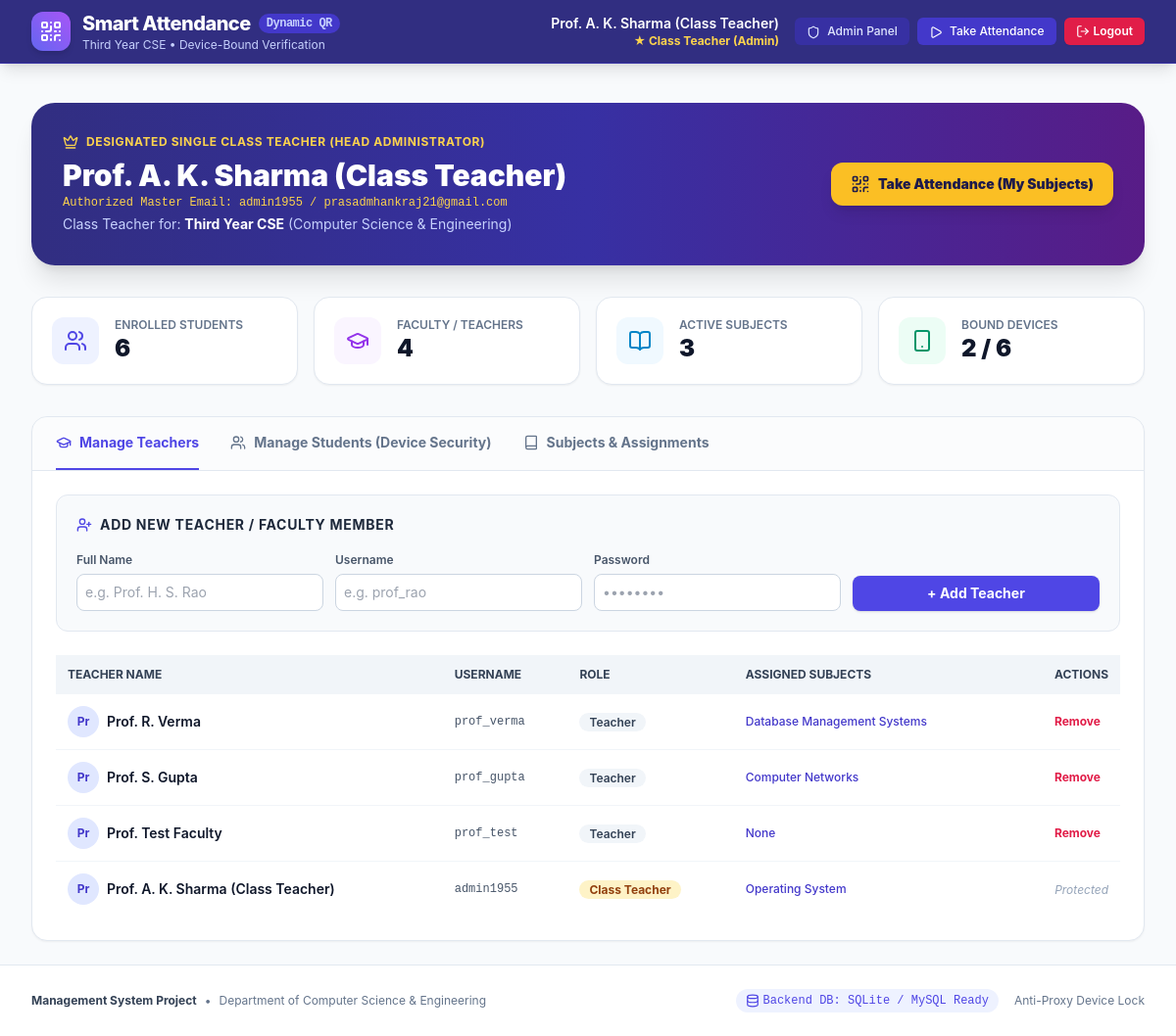
Screenshot of /class-teacher (signed in) with the database file from the repository.
### tables this page shows
CREATE TABLE users (
                id INTEGER PRIMARY KEY AUTOINCREMENT,
                username TEXT NOT NULL UNIQUE,
                password_hash TEXT NOT NULL,
                full_name TEXT NOT NULL,
                email TEXT,
                role TEXT NOT NULL CHECK (role IN ('class_teacher', 'teacher', 'student')),
                class_id INTEGER NULL REFERENCES classes(id) ON DELETE SET NULL,
                roll_no TEXT NULL,
                bound_device_id TEXT NULL,
                bound_at TIMESTAMP NULL,
                created_at TIMESTAMP DEFAULT CURRENT_TIMESTAMP
            );

### app.py (the view)
@app.route('/class-teacher')
def class_teacher_dashboard():
    if session.get('role') != 'class_teacher':
        flash("Unauthorized. Only the designated Class Teacher has administrative access.", "danger")
        return redirect(url_for('index'))
    teachers = db.get_teachers()
    students = db.get_students()
    subjects = db.get_all_subjects()
    classes = db.get_classes()
    return render_template('class_teacher.html',
                           teachers=teachers,
                           students=students,
                           subjects=subjects,
                           classes=classes)

### templates/class_teacher.html (shortened to what this page needs)
{% extends "base.html" %}
{% block content %}
<div class="space-y-8">
  <div class="bg-gradient-to-r from-indigo-900 via-indigo-800 to-purple-900 text-white p-6 sm:p-8 rounded-3xl shadow-xl flex flex-col md:flex-row md:items-center justify-between gap-6">
    <div>
      <div class="flex items-center space-x-2 text-amber-300 text-xs font-bold uppercase tracking-wider mb-2">
        <i data-lucide="crown" class="w-4 h-4"></i>
        <span>Designated Single Class Teacher (Head Administrator)</span>
      </div>
      <h1 class="text-2xl sm:text-3xl font-black">{{ session.get('full_name') }}</h1>
      <p class="text-amber-300 font-mono text-xs mt-0.5">Authorized Master Email: {{ session.get('username') }} / prasadmhankraj21@gmail.com</p>
      <p class="text-indigo-200 text-sm mt-1">Class Teacher for: <strong class="text-white">Third Year CSE</strong> (Computer Science & Engineering)</p>
    </div>
    <div class="flex flex-wrap items-center gap-3">
      <a href="/teacher" class="bg-amber-400 hover:bg-amber-300 text-indigo-950 font-black px-5 py-3 rounded-xl shadow-lg transition flex items-center space-x-2 text-sm">
        <i data-lucide="qr-code" class="w-5 h-5"></i>
        <span>Take Attendance (My Subjects)</span>
      </a>
    </div>
  </div>
  <div class="grid grid-cols-1 sm:grid-cols-2 lg:grid-cols-4 gap-4">
    <div class="bg-white p-5 rounded-2xl border border-slate-200 shadow-sm flex items-center space-x-4">
      <div class="w-12 h-12 bg-indigo-50 text-indigo-600 rounded-xl flex items-center justify-center">
        <i data-lucide="users" class="w-6 h-6"></i>
      </div>
      <div>
        <p class="text-xs font-semibold text-slate-500 uppercase">Enrolled Students</p>
        <p class="text-2xl font-black text-slate-900">{{ students|length }}</p>
      </div>
    </div>
    <div class="bg-white p-5 rounded-2xl border border-slate-200 shadow-sm flex items-center space-x-4">
      <div class="w-12 h-12 bg-purple-50 text-purple-600 rounded-xl flex items-center justify-center">
        <i data-lucide="graduation-cap" class="w-6 h-6"></i>
      </div>
      <div>
        <p class="text-xs font-semibold text-slate-500 uppercase">Faculty / Teachers</p>
        <p class="text-2xl font-black text-slate-900">{{ teachers|length }}</p>
      </div>
    </div>
    <div class="bg-white p-5 rounded-2xl border border-slate-200 shadow-sm flex items-center space-x-4">
      <div class="w-12 h-12 bg-sky-50 text-sky-600 rounded-xl flex items-center justify-center">
        <i data-lucide="book-open" class="w-6 h-6"></i>
      </div>
      <div>
        <p class="text-xs font-semibold text-slate-500 uppercase">Active Subjects</p>
        <p class="text-2xl font-black text-slate-900">{{ subjects|length }}</p>
      </div>
    </div>
    <div class="bg-white p-5 rounded-2xl border border-slate-200 shadow-sm flex items-center space-x-4">
      <div class="w-12 h-12 bg-emerald-50 text-emerald-600 rounded-xl flex items-center justify-center">
        <i data-lucide="smartphone" class="w-6 h-6"></i>
      </div>
      <div>
        <p class="text-xs font-semibold text-slate-500 uppercase">Bound Devices</p>
        <p class="text-2xl font-black text-slate-900">
          {{ students|selectattr('bound_device_id')|list|length }} / {{ students|length }}
        </p>
      </div>
    </div>
  </div>
  <div class="bg-white border border-slate-200 rounded-2xl shadow-sm overflow-hidden">
    <div class="flex border-b border-slate-200 px-6 pt-4 bg-slate-50/50 space-x-8">
      <button onclick="switchTab('tab-teachers')" id="btn-tab-teachers" class="tab-btn pb-4 font-bold text-sm border-b-2 border-indigo-600 text-indigo-600 flex items-center space-x-2">
        <i data-lucide="graduation-cap" class="w-4 h-4"></i>
        <span>Manage Teachers</span>
      </button>
      <button onclick="switchTab('tab-students')" id="btn-tab-students" class="tab-btn pb-4 font-bold text-sm border-b-2 border-transparent text-slate-500 hover:text-slate-800 flex items-center space-x-2">
        <i data-lucide="users" class="w-4 h-4"></i>
        <span>Manage Students (Device Security)</span>
      </button>
      <button onclick="switchTab('tab-subjects')" id="btn-tab-subjects" class="tab-btn pb-4 font-bold text-sm border-b-2 border-transparent text-slate-500 hover:text-slate-800 flex items-center space-x-2">
        <i data-lucide="book" class="w-4 h-4"></i>
        <span>Subjects & Assignments</span>
      </button>
    </div>
    <div id="tab-teachers" class="tab-pane p-6 space-y-6">
      <div class="bg-slate-50 p-5 rounded-xl border border-slate-200">
        <h3 class="text-sm font-bold text-slate-800 uppercase tracking-wider mb-3 flex items-center space-x-2">
          <i data-lucide="user-plus" class="w-4 h-4 text-indigo-600"></i>
          <span>Add New Teacher / Faculty Member</span>
        </h3>
        <form action="/api/class-teacher/add-teacher" method="POST" class="grid grid-cols-1 sm:grid-cols-2 md:grid-cols-4 gap-3">
          <div>
            <label class="text-xs font-semibold text-slate-600">Full Name</label>
            <input type="text" name="full_name" required placeholder="e.g. Prof. H. S. Rao"
                   class="w-full mt-1 p-2 text-sm border border-slate-300 rounded-lg outline-none focus:ring-2 focus:ring-indigo-500">
          </div>
          <div>
            <label class="text-xs font-semibold text-slate-600">Username</label>
            <input type="text" name="username" required placeholder="e.g. prof_rao"
                   class="w-full mt-1 p-2 text-sm border border-slate-300 rounded-lg outline-none focus:ring-2 focus:ring-indigo-500">
          </div>
          <div>
            <label class="text-xs font-semibold text-slate-600">Password</label>
            <input type="password" name="password" required placeholder="••••••••"
                   class="w-full mt-1 p-2 text-sm border border-slate-300 rounded-lg outline-none focus:ring-2 focus:ring-indigo-500">
          </div>
          <div class="flex items-end">
            <button type="submit" class="w-full bg-indigo-600 hover:bg-indigo-700 text-white font-bold py-2 px-4 rounded-lg text-sm shadow transition">
              + Add Teacher
            </button>
          </div>
        </form>
      </div>
      <div class="overflow-x-auto">
        <table class="w-full text-left text-sm text-slate-600">
          <thead class="bg-slate-100 text-xs uppercase font-bold text-slate-700">
            <tr>
              <th class="p-3">Teacher Name</th>
              <th class="p-3">Username</th>
              <th class="p-3">Role</th>
              <th class="p-3">Assigned Subjects</th>
              <th class="p-3 text-right">Actions</th>
            </tr>
          </thead>
          <tbody class="divide-y divide-slate-100">
            {% for t in teachers %}
            <tr class="hover:bg-slate-50 transition">
              <td class="p-3 font-semibold text-slate-900 flex items-center space-x-2">
                <div class="w-8 h-8 rounded-full bg-indigo-100 text-indigo-700 font-bold flex items-center justify-center text-xs">
                  {{ t.full_name[:2] }}
                </div>
                <span>{{ t.full_name }}</span>
              </td>
              <td class="p-3 font-mono text-xs">{{ t.username }}</td>
              <td class="p-3">
                {% if t.role == 'class_teacher' %}
                  <span class="bg-amber-100 text-amber-800 text-xs px-2.5 py-0.5 rounded-full font-bold">Class Teacher</span>
                {% else %}
                  <span class="bg-slate-100 text-slate-700 text-xs px-2.5 py-0.5 rounded-full font-semibold">Teacher</span>
                {% endif %}
              </td>
              <td class="p-3 text-xs text-indigo-700 font-medium">
                {{ t.assigned_subjects or 'None' }}
              </td>
              <td class="p-3 text-right">
                {% if t.role != 'class_teacher' %}
                <form action="/api/class-teacher/delete-teacher/{{ t.id }}" method="POST" onsubmit="return confirm('Are you sure you want to remove teacher {{ t.full_name }}?');" class="inline">
                  <button type="submit" class="text-rose-600 hover:text-rose-800 text-xs font-bold px-2 py-1 rounded hover:bg-rose-50 transition">
                    Remove
                  </button>
                </form>
                {% else %}
                <span class="text-xs text-slate-400 italic">Protected</span>
                {% endif %}
              </td>
            </tr>
            {% endfor %}
          </tbody>
        </table>
      </div>
    </div>
  </div>
</div>
{% endblock %}

### templates/base.html (shortened to what this page needs)
<!DOCTYPE html>
<html lang="en">
<head>
  <script src="https://cdn.tailwindcss.com"></script>
  <link rel="stylesheet" href="{{ url_for('static', filename='css/style.css') }}">
</head>
<body class="bg-slate-50 text-slate-800 flex flex-col min-h-screen">
  <header class="bg-indigo-900 text-white shadow-lg sticky top-0 z-40 border-b border-indigo-800">
    <div class="max-w-7xl mx-auto px-4 sm:px-6 lg:px-8">
      <div class="flex justify-between items-center h-16">
        <div class="flex items-center space-x-3">
          <div class="w-10 h-10 rounded-xl bg-gradient-to-tr from-indigo-500 to-purple-500 flex items-center justify-center shadow-md">
            <i data-lucide="qr-code" class="w-6 h-6 text-white"></i>
          </div>
          <div>
            <a href="/" class="font-extrabold text-lg sm:text-xl tracking-tight text-white flex items-center space-x-2">
              <span>Smart Attendance</span>
              <span class="text-xs bg-indigo-700 text-indigo-200 px-2 py-0.5 rounded-full font-mono">Dynamic QR</span>
            </a>
            <p class="text-xs text-indigo-200 hidden sm:block">Third Year CSE • Device-Bound Verification</p>
          </div>
        </div>
        {% if session.get('user_id') %}
        <div class="flex items-center space-x-4">
          <div class="hidden md:flex flex-col text-right">
            <span class="text-sm font-semibold text-white">{{ session.get('full_name') }}</span>
            <span class="text-xs text-indigo-300 capitalize">
              {% if session.get('role') == 'class_teacher' %}
                <span class="text-amber-300 font-bold">★ Class Teacher (Admin)</span>
              {% elif session.get('role') == 'teacher' %}
                <span>Faculty / Teacher</span>
              {% else %}
                <span>Student • {{ session.get('roll_no', '') }}</span>
              {% endif %}
            </span>
          </div>
          <nav class="flex items-center space-x-2">
            {% if session.get('role') == 'class_teacher' %}
              <a href="/class-teacher" class="text-xs bg-indigo-800 hover:bg-indigo-700 text-indigo-100 px-3 py-1.5 rounded-md font-medium transition">
                <i data-lucide="shield" class="w-3.5 h-3.5 inline mr-1"></i> Admin Panel
              </a>
              <a href="/teacher" class="text-xs bg-indigo-700 hover:bg-indigo-600 text-white px-3 py-1.5 rounded-md font-medium transition">
                <i data-lucide="play" class="w-3.5 h-3.5 inline mr-1"></i> Take Attendance
              </a>
            {% elif session.get('role') == 'teacher' %}
              <a href="/teacher" class="text-xs bg-indigo-700 hover:bg-indigo-600 text-white px-3 py-1.5 rounded-md font-medium transition">
                <i data-lucide="calendar" class="w-3.5 h-3.5 inline mr-1"></i> Attendance Sessions
              </a>
            {% elif session.get('role') == 'student' %}
              <a href="/student" class="text-xs bg-indigo-700 hover:bg-indigo-600 text-white px-3 py-1.5 rounded-md font-medium transition">
                <i data-lucide="user" class="w-3.5 h-3.5 inline mr-1"></i> My Dashboard
              </a>
            {% endif %}
            <a href="/logout"
               id="logout-btn"
               onclick="return handleLogout(event);"
               class="text-xs bg-rose-600 hover:bg-rose-700 text-white px-3 py-1.5 rounded-md font-semibold transition flex items-center space-x-1 shadow-sm">
              <i data-lucide="log-out" class="w-3.5 h-3.5"></i>
              <span>Logout</span>
            </a>
          </nav>
        </div>
        {% else %}
        <div>
          <a href="/login" class="text-xs bg-white text-indigo-900 hover:bg-indigo-50 font-bold px-4 py-2 rounded-lg shadow-sm transition">
            Sign In
          </a>
        </div>
        {% endif %}
      </div>
    </div>
  </header>
  <main class="flex-grow max-w-7xl w-full mx-auto px-4 sm:px-6 lg:px-8 py-6">
    {% block content %}{% endblock %}
  </main>
  <footer class="bg-white border-t border-slate-200 py-6 text-slate-500 text-xs no-print mt-auto">
    <div class="max-w-7xl mx-auto px-4 sm:px-6 lg:px-8 flex flex-col sm:flex-row items-center justify-between gap-4">
      <div class="flex items-center space-x-2">
        <span class="font-bold text-slate-700">Management System Project</span>
        <span>•</span>
        <span class="text-slate-500">Department of Computer Science & Engineering</span>
      </div>
      <div class="flex items-center space-x-4">
        <span class="inline-flex items-center text-xs text-indigo-600 bg-indigo-50 px-2.5 py-1 rounded-full font-mono">
          <i data-lucide="database" class="w-3.5 h-3.5 mr-1"></i>
          Backend DB: {% if config.USE_MYSQL %}MySQL (Port 3306){% else %}SQLite / MySQL Ready{% endif %}
        </span>
        <span>Anti-Proxy Device Lock</span>
      </div>
    </div>
  </footer>
</body>
</html>

### rows the page displays
users: get "Prof. A. K. Sharma (Class Teacher)", get "admin1955", full_name "Pr", full_name "Prof. A. K. Sharma (Class Teacher)", username "admin1955", role "Class Teacher", assigned_subjects "Operating System"
users: full_name "Pr", full_name "Prof. R. Verma", username "prof_verma", role "Teacher", assigned_subjects "Database Management Systems"
users: full_name "Pr", full_name "Prof. S. Gupta", username "prof_gupta", role "Teacher", assigned_subjects "Computer Networks"
users: full_name "Pr", full_name "Prof. Test Faculty", username "prof_test", role "Teacher", assigned_subjects "None"

### other values shown
{{ students|length }} "6"
{{ teachers|length }} "4"
{{ subjects|length }} "3"
{{ students|selectattr('bound_device_id')|list|length }} "2"
